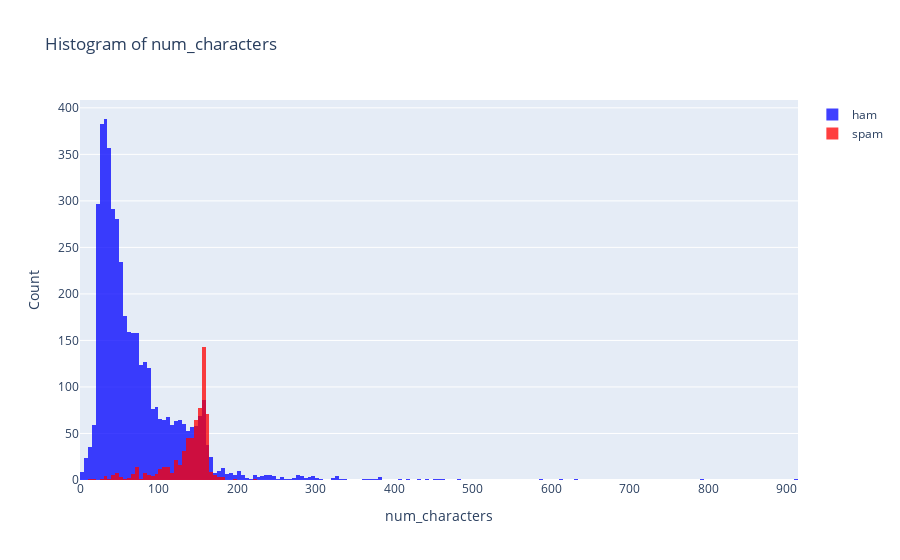

Write notebook code for a chart like this one.
### Code cell
import plotly.graph_objects as go
# Create traces
trace0 = go.Histogram(
    x=df[df['target'] == 0]['num_characters'],
    opacity=0.75,
    name='ham',
    marker=dict(color='blue')
)
trace1 = go.Histogram(
    x=df[df['target'] == 1]['num_characters'],
    opacity=0.75,
    name='spam',
    marker=dict(color='red')
)
data = [trace0, trace1]
layout = go.Layout(barmode='overlay', title_text='Histogram of num_characters', xaxis=dict(title='num_characters'), yaxis=dict( title='Count'),)
fig = go.Figure(data=data, layout=layout)
fig.show()

### Figure 1 — Plotly figure (JSON) as saved in the notebook; plotly's stock layout.template omitted (floating-point values rounded to 4 significant figures; data arrays with more than 128 entries replaced by an {"elided": "..."} marker saying what was removed)
{"data": [{"marker": {"color": "blue"}, "name": "ham", "opacity": 0.75, "type": "histogram", "x": {"elided": "4516 int values"}}, {"marker": {"color": "red"}, "name": "spam", "opacity": 0.75, "type": "histogram", "x": {"elided": "653 int values"}}], "layout": {"autosize": true, "barmode": "overlay", "title": {"text": "Histogram of num_characters"}, "xaxis": {"autorange": true, "range": [-0.5, 914.5], "title": {"text": "num_characters"}, "type": "linear"}, "yaxis": {"autorange": true, "range": [0, 408.4], "title": {"text": "Count"}}}}
